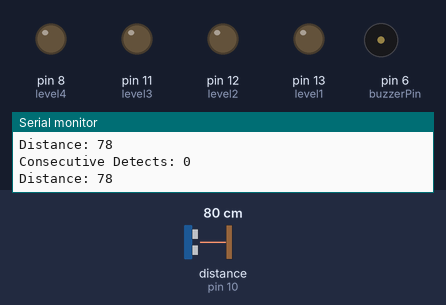
The sketch below on a simulated Arduino Uno, built with avr-gcc and run on an emulated ATmega328P. On the bench: output pins drawn as LEDs (lit = HIGH), buzzer (waves = sounding, pin HIGH), the last lines printed to the serial monitor. Wiring (inferred from the names in the program): ultrasonic range finder: trigger pin 9; echo pin 10. Inputs (shaded band) come from the test bench; at power-on: distance to the obstacle (sensor on pin 10) 80 cm. The echo pulse lasts 58.3 µs per cm; pins used as bus, display or sensor lines are not drawn.

Above: at 1.2 s.
1.3 s: distance to the obstacle (sensor on pin 10) set to 29 cm
4.3 s: distance to the obstacle (sensor on pin 10) set to 24 cm
At 5.4 s:
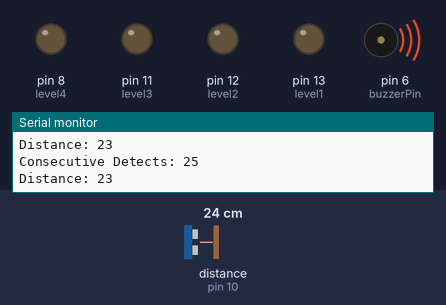
5.9 s: distance to the obstacle (sensor on pin 10) set to 35 cm
At 6.6 s:
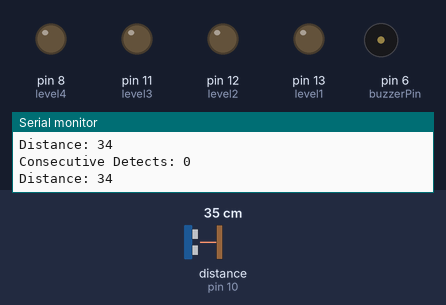
Timing chart, 0 to 8.9 s (numbered marks = the images above; inputs shaded):
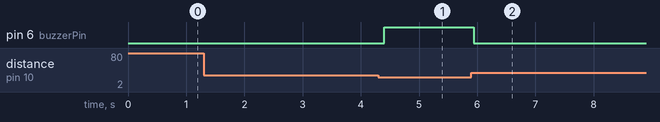

The sketch:

atmegsensor.ino
```cpp
const int trigPin = 9;
const int echoPin = 10;
const int level4 = 8;
const int level3 = 11;
const int level2 = 12;
const int level1 = 13;
const int buzzerPin = 6; ///[eto yung buzzer mo jean]

long duration;
int distance;
int safetyDistance;
int consecutiveDetects = 0; ///[dito mag start mag count buzzer mo]
const int consecutiveThreshold = 3; ///[dito siya mag b-buzz]

void setup() {
  pinMode(trigPin, OUTPUT);
  pinMode(echoPin, INPUT);
  pinMode(level4, OUTPUT);
  pinMode(level3, OUTPUT);
  pinMode(level2, OUTPUT);
  pinMode(level1, OUTPUT);
  pinMode(buzzerPin, OUTPUT);
  Serial.begin(9600);
}

void loop() {
  digitalWrite(trigPin, LOW);
  delayMicroseconds(2);

  digitalWrite(trigPin, HIGH);
  delayMicroseconds(10);
  digitalWrite(trigPin, LOW);

  duration = pulseIn(echoPin, HIGH);

  distance = duration * 0.034 / 2;

  if (distance <= 25) {
    consecutiveDetects++;
  } else {
    consecutiveDetects = 0;
  }

  if (consecutiveDetects >= consecutiveThreshold) {
    digitalWrite(buzzerPin, HIGH); ///[on niya buzzer kapag pangatlo na]
  } else {
    digitalWrite(buzzerPin, LOW); ///[off niya kapag nag reset siya]
  }

  ///[ hindi ko na to dinelete baka kase magalit ka, kaya dinagdagan ko nalang for formality ]
  Serial.print("Distance: ");
  Serial.println(distance);
  Serial.print("Consecutive Detects: ");
  Serial.println(consecutiveDetects);
}
```

Measured:
- the behaviour switches between 27 and 26 cm on distance to the obstacle (sensor on pin 10) (found by bisection; images 0 and 1)
- after the input at 4.3 s, pin 6 (buzzerPin): LOW → HIGH after 0.11 s
- after the input at 5.9 s, pin 6 (buzzerPin): HIGH → LOW at once
